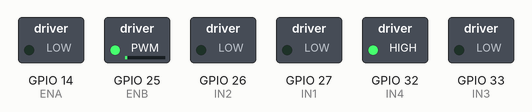
Bench run of a sketch on a simulated ESP32. Shown: switched loads named in the sketch (green lamp = pin HIGH). Nothing arrives over Bluetooth unless stated.

Above: at 0.1 s.
Timing chart, 0 to 1.6 s (numbered marks = the images above):
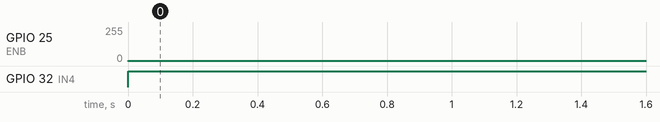

The sketch:

PS4_CAR_L298.ino
```cpp
#include <PS4Controller.h>
// RIGHT MOTOR
#define ENA 14
#define IN1 27
#define IN2 26
// LEFT MOTOR
#define ENB 25
#define IN3 33
#define IN4 32

int deadzone = 20;

void setup() {
  Serial.begin(115200);
  // Right motor pins
  pinMode(ENA, OUTPUT);
  pinMode(IN1, OUTPUT);
  pinMode(IN2, OUTPUT);
  // Left motor pins
  pinMode(ENB, OUTPUT);
  pinMode(IN3, OUTPUT);
  pinMode(IN4, OUTPUT);
  PS4.begin("3c:8a:1f:a0:1e:74");  // Your ESP32 MAC address
}

// Motor function with 2 arguments: leftSpeed and rightSpeed
void motor(int leftSpeed, int rightSpeed) {
  // Limit the speed values
  leftSpeed = constrain(leftSpeed, -255, 255);
  rightSpeed = constrain(rightSpeed, -255, 255);
  // LEFT MOTOR
  if (leftSpeed > 0) {
    digitalWrite(IN3, HIGH);
    digitalWrite(IN4, LOW);
    analogWrite(ENB, leftSpeed);
  } else if (leftSpeed < 0) {
    digitalWrite(IN3, LOW);
    digitalWrite(IN4, HIGH);
    analogWrite(ENB, -leftSpeed);
  } else {
    digitalWrite(IN3, LOW);
    digitalWrite(IN4, LOW);
    analogWrite(ENB, 0);
  }
  // RIGHT MOTOR
  if (rightSpeed > 0) {
    digitalWrite(IN1, HIGH);
    digitalWrite(IN2, LOW);
    analogWrite(ENA, rightSpeed);
  } else if (rightSpeed < 0) {
    digitalWrite(IN1, LOW);
    digitalWrite(IN2, HIGH);
    analogWrite(ENA, -rightSpeed);
  } else {
    digitalWrite(IN1, LOW);
    digitalWrite(IN2, LOW);
    analogWrite(ENA, 0);
  }
}
void loop() {
  if (PS4.isConnected()) {
    int forward = PS4.RStickY();  // forward/back
    int turn = PS4.RStickX();     // steering
    // Apply deadzone
    if (abs(forward) < deadzone) forward = 0;
    if (abs(turn) < deadzone) turn = 0;
    // Convert joystick values (-128 to 127) to motor speed (-255 to 255)
    int leftMotorSpeed = map(forward, -128, 127, 255, -255) - map(turn, -128, 127, -255, 255);
    int rightMotorSpeed = map(forward, -128, 127, 255, -255) + map(turn, -128, 127, -255, 255);
    leftMotorSpeed = constrain(leftMotorSpeed, -255, 255);
    rightMotorSpeed = constrain(rightMotorSpeed, -255, 255);
    // Drive the motors
    motor(leftMotorSpeed, rightMotorSpeed);
  } else {
    motor(0, 0);  // stop motors if controller disconnects
  }
}
```

Measured:
- by itself, GPIO 25 (ENB): 0/255 → 2/255 at 0.00 s
- by itself, GPIO 32 (IN4): LOW → HIGH at 0.00 s
